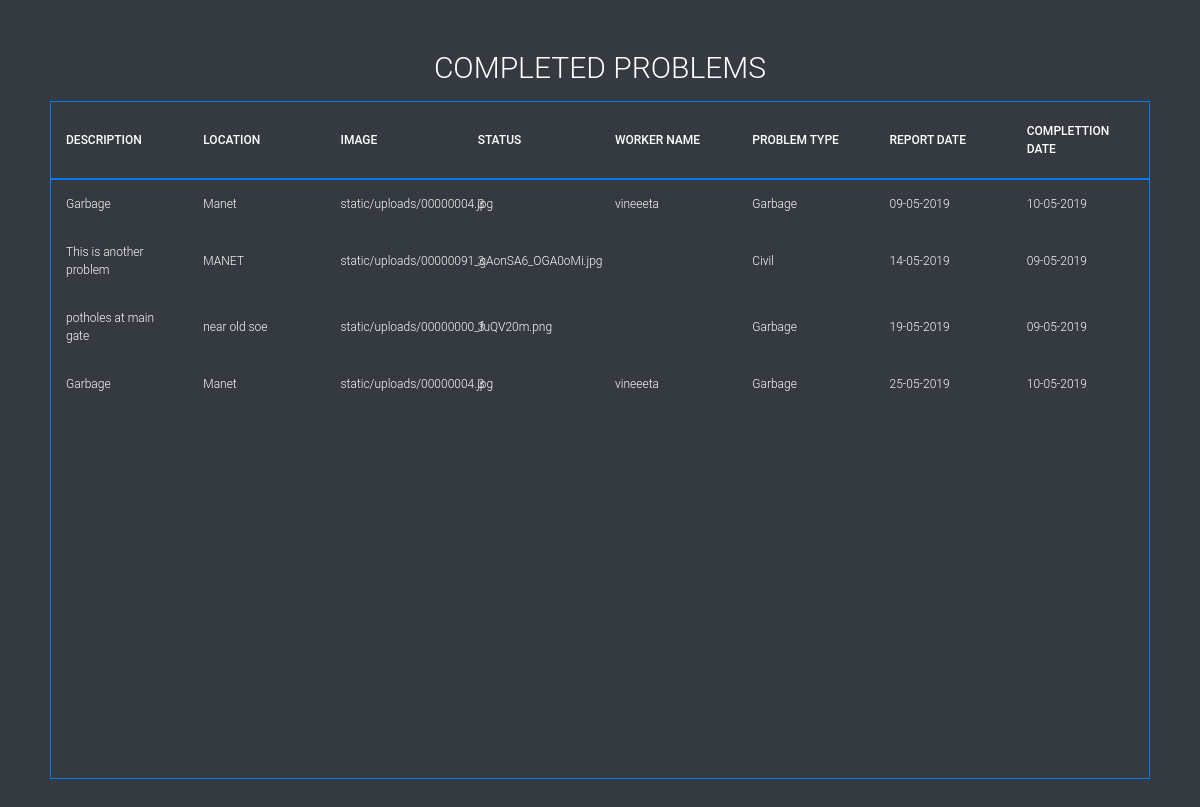
Page /completed_table/ on the committed database.
### mini/models.py (models this page shows)
class ALL_PROBLEMS1(models.Model):
    problem_id = models.AutoField(primary_key=True)
    description = models.CharField(max_length=1000)
    location = models.CharField(max_length = 1000)
    image=models.ImageField(upload_to='static/uploads/')
    status=models.CharField(max_length=100)
    worker_name = models.CharField(max_length=100)
    problem_type = models.CharField(max_length=20)
    report_date = models.CharField(max_length=100)
    completion_date = models.CharField(max_length=100)

### mini/views.py (the view)
# urls.py: path('completed_table/',views.completed_table,name="completed_table"),
def completed_table(request):
    context={}
    temp=ALL_PROBLEMS1.objects.filter(status="3")
    context["complete_data"]=temp
    return render(request,"completed_table.html",context)

### templates/completed_table.html (shortened to what this page needs)
{% load static from staticfiles %}
<!DOCTYPE html>
<html >
<head>
  <link rel="stylesheet" href="https://cdnjs.cloudflare.com/ajax/libs/meyer-reset/2.0/reset.min.css">
<link rel="stylesheet" href="https://stackpath.bootstrapcdn.com/bootstrap/4.3.1/css/bootstrap.min.css">
      <link rel="stylesheet" href="{% static 'css/style.css' %}">
</head>
<body class="bg-dark">
  <section>
  <h1>Completed Problems</h1>
  <div class="tbl-header border border-primary">
    <table cellpadding="0" cellspacing="0" border="0" >
      <thead>
        <tr>
          <th>Description</th>
          <th>Location</th>
          <th>Image</th>
          <th>Status</th>
          <th>Worker Name</th>
          <th>Problem Type</th>
          <th>Report Date</th>
          <th>Complettion Date</th>
        </tr>
      </thead>
    </table>
  </div>
  <div class="tbl-content border border-primary">
    <table cellpadding="0" cellspacing="0" border="0">
      <tbody>
          {% for i in complete_data %}
        <tr>
          <td>{{i.description}}</td>
          <td>{{i.location}}</td>
          <td>{{i.image}}</td>
          <td>{{i.status}}</td>
          <td>{{i.worker_name}}</td>
          <td>{{i.problem_type}}</td>
          <td>{{i.report_date}}</td>
          <td>{{i.completion_date}}</td>
        </tr>
        {% endfor %}
      </tbody>
    </table>
  </div>
</section>
</body>
</html>

### static/css/style.css (style rules this page uses)
h1 { font-size: 30px; color: #fff; text-transform: uppercase; font-weight: 300; text-align: center; margin-bottom: 15px; }
table { width:100%; table-layout: fixed; }
.tbl-content { height:600px; overflow-x:auto; margin-top: 0px; }
th { padding: 20px 15px; text-align: left; font-weight: 500; font-size: 12px; color: #fff; text-transform: uppercase; }
td { padding: 15px; text-align: left; vertical-align:middle; font-weight: 300; font-size: 12px; color: #fff; }
body { background: black; font-family: 'Roboto', sans-serif; }
section { margin: 50px; }

### rows in the picture
ALL_PROBLEMS1: description "Garbage", location "Manet", image "static/uploads/00000004.jpg", status "3", worker_name "vineeeta", problem_type "Garbage", report_date "09-05-2019", completion_date "10-05-2019"
ALL_PROBLEMS1: description "This is another problem", location "MANET", image "static/uploads/00000091_gAonSA6_OGA0oMi.jpg", status "3", problem_type "Civil", report_date "14-05-2019", completion_date "09-05-2019"
ALL_PROBLEMS1: description "potholes at main gate", location "near old soe", image "static/uploads/00000000_fuQV20m.png", status "3", problem_type "Garbage", report_date "19-05-2019", completion_date "09-05-2019"
ALL_PROBLEMS1: description "Garbage", location "Manet", image "static/uploads/00000004.jpg", status "3", worker_name "vineeeta", problem_type "Garbage", report_date "25-05-2019", completion_date "10-05-2019"
